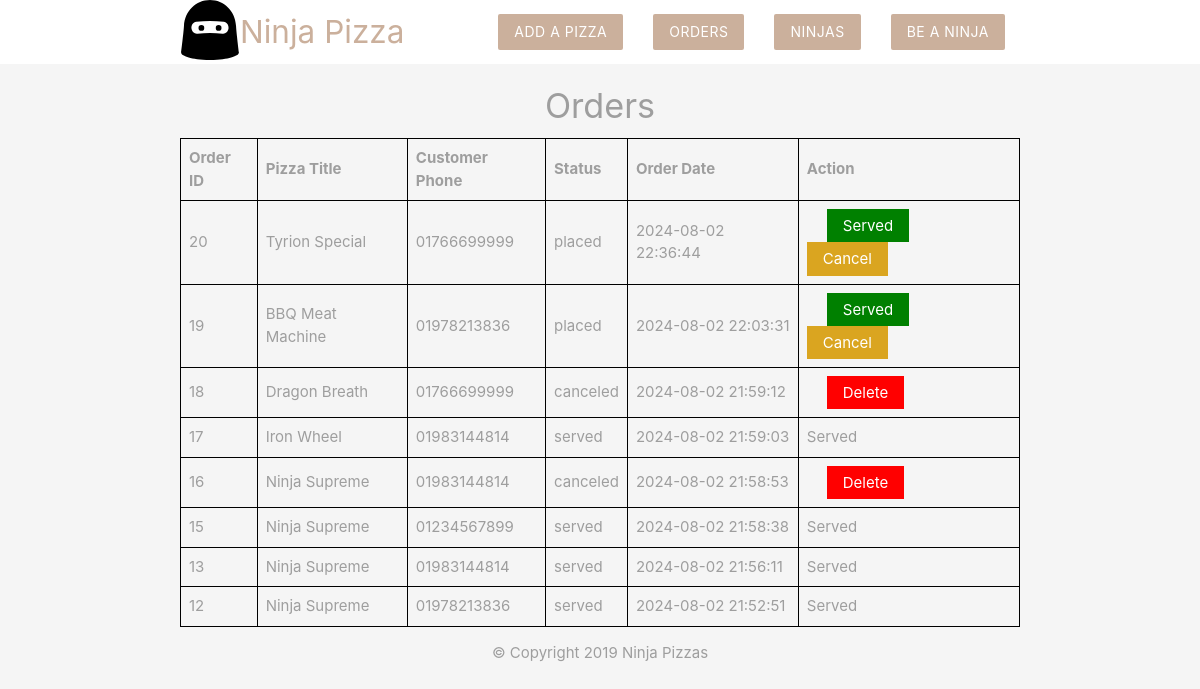
/orders.php, run on the app's committed database.
### tables this page shows
CREATE TABLE `orders` (
  `id` int(11) NOT NULL,
  `pizza_id` int(11) NOT NULL,
  `customer_phone` varchar(20) NOT NULL,
  `status` enum('placed','served','canceled') NOT NULL,
  `order_date` timestamp NOT NULL DEFAULT current_timestamp()
);

CREATE TABLE `pizza` (
  `id` int(11) NOT NULL,
  `title` varchar(255) NOT NULL,
  `ingredients` varchar(255) NOT NULL,
  `email` varchar(255) NOT NULL,
  `created_at` timestamp NOT NULL DEFAULT current_timestamp()
);

### orders.php (the view, shortened to what this page needs)
<?php
include('config/db_connect.php');
$sql_orders = "SELECT orders.id, orders.customer_phone, orders.status, pizza.title, order_date
              FROM orders
                         JOIN pizza ON orders.pizza_id = pizza.id
                                                           ORDER BY orders.id DESC";
$result_orders = mysqli_query($conn, $sql_orders);
$orders = mysqli_fetch_all($result_orders, MYSQLI_ASSOC);
?>
<!DOCTYPE html>
<html>
<head>
</head>
<body>
    <?php include('templates/header.php'); ?>
    <section class="container grey-text">
        <h4 class="center">Orders</h4>
        <table>
            <thead>
                <tr>
                    <th>Order ID</th>
                    <th>Pizza Title</th>
                    <th>Customer Phone</th>
                    <th>Status</th>
                    <th>Order Date</th>
                    <th>Action</th>
                </tr>
            </thead>
            <tbody>
                <?php foreach ($orders as $order) { ?>
                    <tr>
                        <td><?php echo htmlspecialchars($order['id']); ?></td>
                        <td><?php echo htmlspecialchars($order['title']); ?></td>
                        <td><?php echo htmlspecialchars($order['customer_phone']); ?></td>
                        <td><?php echo htmlspecialchars($order['status']); ?></td>
                        <td><?php echo htmlspecialchars($order['order_date']); ?></td>
                        <td>
                            <?php if ($order['status'] == 'placed') { ?>
                                <form action="orders.php" method="POST" style="display:inline;">
                                    <button type="submit" name="serve_order" class=" btn-served">Served</button>
                                    <button type="submit" name="cancel_order" class=" btn-cancel">Cancel</button>
                                </form>
                            <?php } elseif ($order['status'] == 'canceled') { ?>
                                <form action="orders.php" method="POST" style="display:inline;">
                                    <button type="submit" name="delete_order" class=" btn-danger">Delete</button>
                                </form>
                            <?php } else { ?>
                                <span>Served</span>
                            <?php } ?>
                        </td>
                    </tr>
                <?php } ?>
            </tbody>
        </table>
    </section>
    <?php include('templates/footer.php'); ?>
</body>
</html>

### orders.php (style rules this page uses)
table { width: 100%; border-collapse: collapse; }
table, th, td { border: 1px solid black; }
th, td { padding: 8px; text-align: left; }
.btn-danger { background-color: red; color: white; border: none; padding: 8px 16px; cursor: pointer; }

### templates/header.php (style rules this page uses)
form { max-width: 460px; margin: 20px auto; padding: 20px; }
table { width: 100%; border-collapse: collapse; }
table, th, td { border: 1px solid black; }
th, td { padding: 8px; text-align: left; }
.btn-danger { background-color: red; color: white; border: none; padding: 8px 16px; cursor: pointer; }
.btn-served { background-color: green; color: white; border: none; padding: 8px 16px; cursor: pointer; }
.btn-cancel { background-color: goldenrod; color: white; border: none; padding: 8px 16px; cursor: pointer; }

### data on the page
orders: id "20", pizza.title "Tyrion Special", customer_phone "01766699999", status "placed", order_date "2024-08-02 22:36:44"
orders: id "19", pizza.title "BBQ Meat Machine", customer_phone "01978213836", status "placed", order_date "2024-08-02 22:03:31"
orders: id "18", pizza.title "Dragon Breath", customer_phone "01766699999", status "canceled", order_date "2024-08-02 21:59:12"
orders: id "17", pizza.title "Iron Wheel", customer_phone "01983144814", status "served", order_date "2024-08-02 21:59:03", shows "Served"
orders: id "16", pizza.title "Ninja Supreme", customer_phone "01983144814", status "canceled", order_date "2024-08-02 21:58:53"
orders: id "15", pizza.title "Ninja Supreme", customer_phone "01234567899", status "served", order_date "2024-08-02 21:58:38", shows "Served"
orders: id "13", pizza.title "Ninja Supreme", customer_phone "01983144814", status "served", order_date "2024-08-02 21:56:11", shows "Served"
orders: id "12", pizza.title "Ninja Supreme", customer_phone "01978213836", status "served", order_date "2024-08-02 21:52:51", shows "Served"
